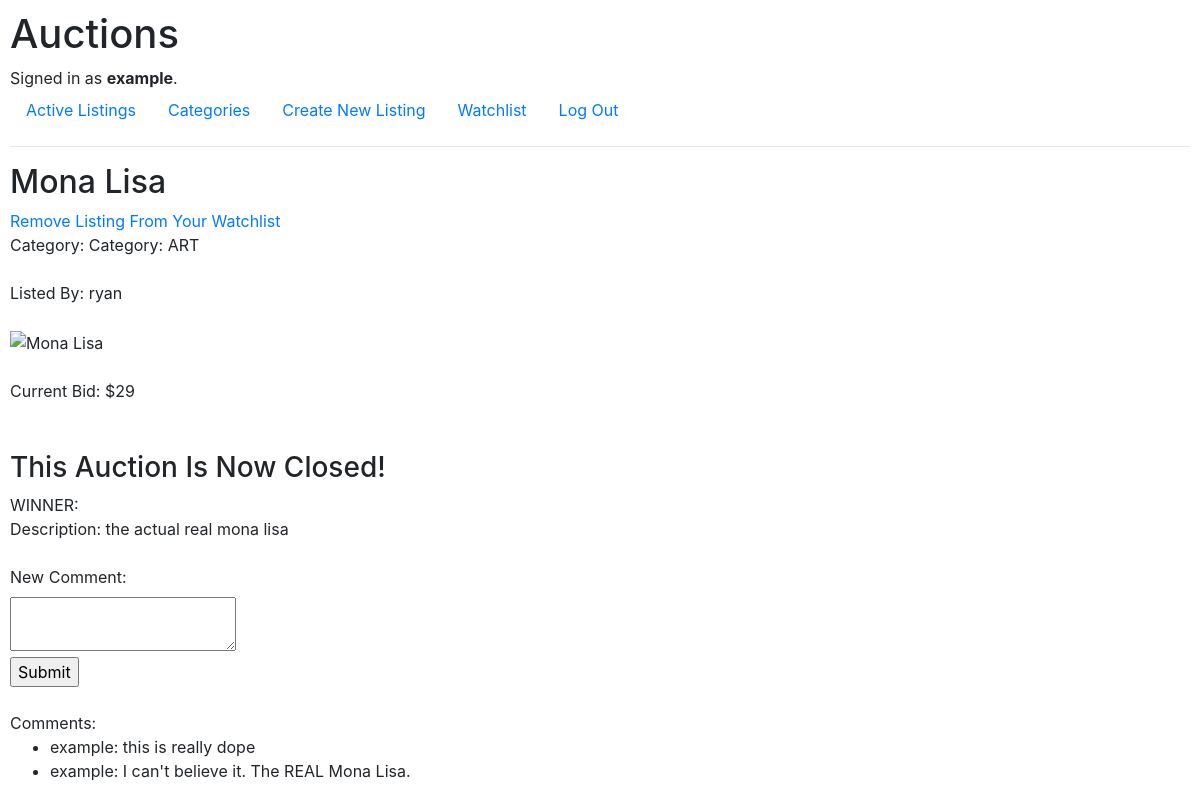
The app's page /listing/1 (signed in) with its own data.
### auctions/models.py (models this page shows, shortened)
class User(AbstractUser):
    pass

class Listing(models.Model):
    listed_by = models.ForeignKey(User, on_delete=models.CASCADE)
    category = models.ForeignKey(Category, on_delete=models.CASCADE, null=True, related_name="listings_in_category")
    title = models.CharField(max_length=64, null=True)
    description = models.TextField(null=True)
    current_bid = models.IntegerField(default=0)
    image_url = models.CharField(max_length=256, null=True)
    related_watchlists = models.ManyToManyField('Watchlist', blank=True, related_name="listings")
    auction_open = models.BooleanField(default=True)

class Category(models.Model):
    ART = 'ART'
    ANTIQUES = 'ANT'
    COLLECTIBELS = 'COL'
    FASHION = 'FAS'
    GAMES = 'GAM'
    MISCELANEOUS = 'MIS'
    MOVIES = 'MOV'
    MUSIC_EQUIPMENT = 'MUS'
    SPORTING_GOODS = 'SPO'
    TOYS = 'TOY'
    CATEGORIES_CHOICES = [
        (ART, "Art"),
        (ANTIQUES, "Antiques"),
        (COLLECTIBELS, "Collectibles"),
        (FASHION, "Fashion"),
        (GAMES, "Games"),
        (MISCELANEOUS, "Miscelaneous"),
        (MOVIES, "Movies"),
        (MUSIC_EQUIPMENT, "Music Gear & Equipment"),
        (SPORTING_GOODS, "Sporting Goods"),
        (TOYS, "Toys")
    ]
    category = models.CharField(
        max_length=3,
        choices=CATEGORIES_CHOICES,
        default=MISCELANEOUS
        )
    def __str__(self):
        return f"Category: {self.category}"

class Comment(models.Model):
    listing = models.ForeignKey(Listing, on_delete=models.CASCADE, null=True, related_name="comments_in_listing")
    comment_text = models.TextField(null=True)
    user = models.ForeignKey(User, on_delete=models.CASCADE, default=1, related_name="user_comments")
    def __str__(self):
        return f"{self.user}: {self.comment_text}"

### auctions/views.py (the view)
# urls.py: path("listing/<int:listing_id>", views.listing, name="listing"),
def listing(request, listing_id):
    listing = Listing.objects.get(pk=listing_id)
    comments = listing.comments_in_listing.all()
    highest_bid_object = str(listing.bid_listing.filter(bid=listing.current_bid))
    winner_unformatted = highest_bid_object[17:]
    winner_close = winner_unformatted.replace(">", "")
    winner = winner_close.replace("]", "")
    user = request.user
    if user is not None:
        try:
            watchlist = user.user_watchlist
            related_listings = watchlist.related_listings.all()
        except:
            Watchlist.objects.create(user=user)
            watchlist = user.user_watchlist
            related_listings = watchlist.related_listings.all()
    return render(request, "auctions/listing.html",{
        "listing": listing,
        "comments": comments,
        "winner": winner,
        "watchlist": related_listings
    })

### auctions/templates/auctions/listing.html (shortened to what this page needs)
{% extends "auctions/layout.html" %}
{% block body %}
    <h2>{{ listing.title }}</h2>
    {% if user.is_authenticated %}
        {% if listing in watchlist %}
            <a href="{% url 'removefromwatchlist' listing.id %}">Remove Listing From Your Watchlist</a>
        {% endif %}
    {% endif %}
    <br>
    Category: {{ listing.category }}<br>
    <br>
    Listed By: {{ listing.listed_by }}<br>
    <br>
    <img src="{{ listing.image_url }}" alt="{{ listing.title }}" height="225"><br>
    <br>
    Current Bid: ${{ listing.current_bid }}<br>
    <br>
    <br>
    {% if user.is_authenticated %}
        {% if listing.auction_open == False %}
            <h3>This Auction Is Now Closed!</h3>
            WINNER: {{ winner }}
        {% endif %}
    {% endif %}
    <br>
    Description: {{ listing.description }}<br>
    <br>
    {% if user.is_authenticated %}
        <form action="{% url 'newcomment' listing.id %}" method="POST">
            <label for="new_comment">New Comment:</label><br>
            <textarea id="new_comment" name="new_comment"></textarea><br>
            <input type="submit" value="Submit"><br>
        </form>
    {% endif %}
    <br>
    Comments:<br>
    <ul>
        {% for comment in comments %}
            <li>
                {{ comment }}
            </li>
        {% endfor %}
    </ul>
{% endblock %}

### auctions/templates/auctions/layout.html (shortened to what this page needs)
{% load static %}
<!DOCTYPE html>
<html lang="en">
    <head>
        <link rel="stylesheet" href="https://stackpath.bootstrapcdn.com/bootstrap/4.4.1/css/bootstrap.min.css">
        <link href="{% static 'auctions/styles.css' %}" rel="stylesheet">
    </head>
    <body>
        <h1>Auctions</h1>
        <div>
            {% if user.is_authenticated %}
                Signed in as <strong>{{ user.username }}</strong>.
            {% else %}
                Not signed in.
            {% endif %}
        </div>
        <ul class="nav">
            <li class="nav-item">
                <a class="nav-link" href="{% url 'index' %}">Active Listings</a>
            </li>
            <li>
                <a class="nav-link" href="{% url 'categoriesindex' %}">Categories</a>
            </li>
            {% if user.is_authenticated %}
                <li class="nav-item">
                    <a class="nav-link" href="{% url 'newlisting' %}">Create New Listing</a>
                </li>
                <li class="nav-item">
                    <a class="nav-link" href="{% url 'watchlist' %}">Watchlist</a>
                </li>
                <li class="nav-item">
                    <a class="nav-link" href="{% url 'logout' %}">Log Out</a>
                </li>
            {% endif %}
        </ul>
        <hr>
        {% block body %}
        {% endblock %}
    </body>
</html>

### auctions/static/auctions/styles.css (style rules this page uses)
body { padding: 10px; }

### records on screen
User: username "example"
Listing: title "Mona Lisa", category "Category: ART", listed_by "ryan", current_bid "29", description "the actual real mona lisa"
Comment: user+comment_text "example: this is really dope"
Comment: user+comment_text "example: I can't believe it. The REAL Mona Lisa."
